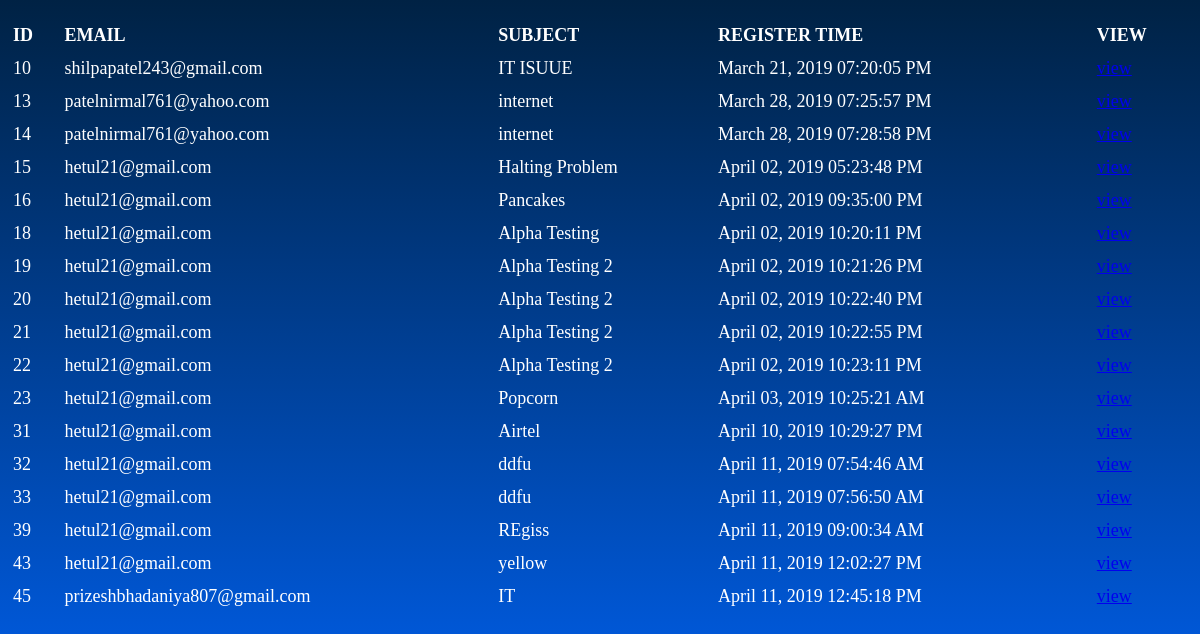
/admin/resolved/resolved.php (signed in), run on the app's committed database.
### tables this page shows
CREATE TABLE `issue` (
  `id` int(5) UNSIGNED NOT NULL,
  `password` varchar(10) DEFAULT NULL,
  `email` varchar(30) NOT NULL,
  `subject` varchar(50) NOT NULL,
  `description` varchar(255) DEFAULT NULL,
  `registertime` int(11) UNSIGNED NOT NULL,
  `resolvetime` int(11) DEFAULT NULL,
  `assignment` varchar(10) DEFAULT NULL,
  `resolution` varchar(255) DEFAULT NULL
);

### admin/resolved/resolved.php (the view, shortened to what this page needs)
<?php
	if(!isset($_SESSION['logged']) || $_SESSION['logged'] != "yes")
	{
		header('Location: sessionExpiry.html');
	}
	else
	{
?>
<?php
	$connection=new mysqli("localhost","root","","itticket");
	$result=$connection->query("select * from issue where resolution IS NOT NULL");
?>
<!DOCTYPE html>
<html>
<head>
	<link rel="stylesheet" type="text/css" href="styletable.css">
</head>
<body>
	<form>
		<table class="table" cellspacing="4" cellpadding="4" align="center">
			<tr>
				<td><b>ID</b></td><td><b>EMAIL</b></td><td><b>SUBJECT</b></td><td><b>REGISTER TIME</b></td><td><b>VIEW</b></td>
			</tr>
		    <?php
			while($result1=$result->fetch_object())
			{
					?>
					<tr>
						<td><?php echo $result1->id?></td>
						<td><?php echo $result1->email?></td>
						<td><?php echo $result1->subject?></td>
						<td><?php echo (date("F d, Y h:i:s A", $result1->registertime))?></td>
						<td><a href="view.php?id=<?php echo $result1->id;?>">view</a></td>
					</tr>
					<?php
			}
			?>
		</table>
	</form>
</body>
</html>
<?php
	}
?>

### admin/resolved/styletable.css (style rules this page uses)
body { font-family: Josefin; color: white; margin: 0; background-image: linear-gradient(to top, #0066ff, #002244); background-position: center center; background-size: cover; background-blend-mode: color; height: 800px; }
.table { width: 100%; background: none; color: white; padding: 5px; font-size: 18px; cursor: pointer; margin: 12px 0; }

### data on the page
issue: id "10", email "shilpapatel243@gmail.com", subject "IT ISUUE", registertime "March 21, 2019 07:20:05 PM"
issue: id "13", email "patelnirmal761@yahoo.com", subject "internet", registertime "March 28, 2019 07:25:57 PM"
issue: id "14", email "patelnirmal761@yahoo.com", subject "internet", registertime "March 28, 2019 07:28:58 PM"
issue: id "15", email "hetul21@gmail.com", subject "Halting Problem", registertime "April 02, 2019 05:23:48 PM"
issue: id "16", email "hetul21@gmail.com", subject "Pancakes", registertime "April 02, 2019 09:35:00 PM"
issue: id "18", email "hetul21@gmail.com", subject "Alpha Testing", registertime "April 02, 2019 10:20:11 PM"
issue: id "19", email "hetul21@gmail.com", subject "Alpha Testing 2", registertime "April 02, 2019 10:21:26 PM"
issue: id "20", email "hetul21@gmail.com", subject "Alpha Testing 2", registertime "April 02, 2019 10:22:40 PM"
issue: id "21", email "hetul21@gmail.com", subject "Alpha Testing 2", registertime "April 02, 2019 10:22:55 PM"
issue: id "22", email "hetul21@gmail.com", subject "Alpha Testing 2", registertime "April 02, 2019 10:23:11 PM"
issue: id "23", email "hetul21@gmail.com", subject "Popcorn", registertime "April 03, 2019 10:25:21 AM"
issue: id "31", email "hetul21@gmail.com", subject "Airtel", registertime "April 10, 2019 10:29:27 PM"
issue: id "32", email "hetul21@gmail.com", subject "ddfu", registertime "April 11, 2019 07:54:46 AM"
issue: id "33", email "hetul21@gmail.com", subject "ddfu", registertime "April 11, 2019 07:56:50 AM"
issue: id "39", email "hetul21@gmail.com", subject "REgiss", registertime "April 11, 2019 09:00:34 AM"
issue: id "43", email "hetul21@gmail.com", subject "yellow", registertime "April 11, 2019 12:02:27 PM"
issue: id "45", email "prizeshbhadaniya807@gmail.com", subject "IT", registertime "April 11, 2019 12:45:18 PM"
